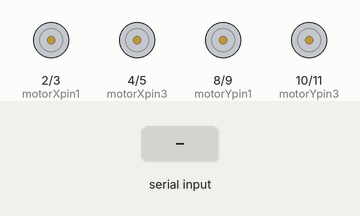
Simulated run of this sketch. Board: Arduino Uno, built with avr-gcc and run on an emulated ATmega328P. Shown: motor-driver pin pairs drawn as motors (green arrow = first pin HIGH = forward, orange = second pin HIGH = backward, longer = more drive). The test bench sets the inputs (shaded band).

Above: at 1.2 s.
1.3 s: "2" received over Serial
At 1.8 s:
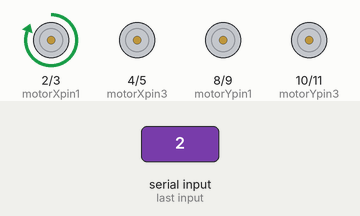
2.8 s: "1" received over Serial
At 4.0 s:
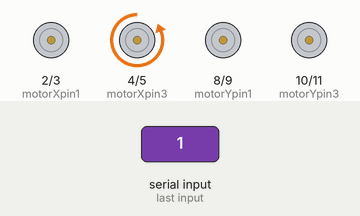
4.3 s: "3" received over Serial
At 5.3 s:
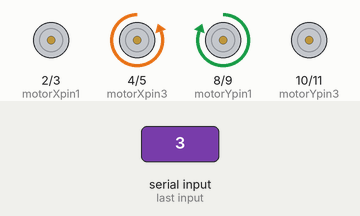
5.8 s: "4" received over Serial
At 6.4 s:
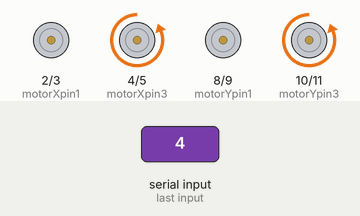
7.3 s: "2" received over Serial
At 7.6 s:
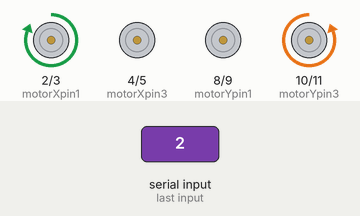
8.8 s: "3" received over Serial
At 9.9 s:
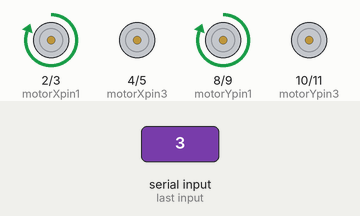
Timing chart, 0 to 11.3 s (numbered marks = the images above; inputs shaded):
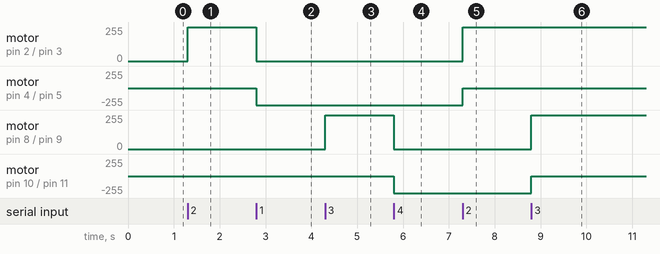

The sketch:

sketch_jun14a.ino
```cpp
//MOTORE X
int motorXpin1=2;
int motorXpin2=3;
int motorXpin3=4;
int motorXpin4=5;
//MOTORE Y
int motorYpin1=8;
int motorYpin2=9;
int motorYpin3=10;
int motorYpin4=11;

int incomingByte=0;
int delaytime=10;

void setup()
{
  Serial.begin(9600);
  //MOTORE X
  pinMode(motorXpin1, OUTPUT);
  pinMode(motorXpin2, OUTPUT);
  pinMode(motorXpin3, OUTPUT);
  pinMode(motorXpin4, OUTPUT);
  //MOTORE Y
  pinMode(motorYpin1, OUTPUT);
  pinMode(motorYpin2, OUTPUT);
  pinMode(motorYpin3, OUTPUT);
  pinMode(motorYpin4, OUTPUT);
}

int posX=0;
void AVANTIX()
{
  posX = (posX%4)+1;
  switch(posX)
  {
    case 1:
      digitalWrite(motorXpin1,HIGH);
      digitalWrite(motorXpin2,LOW);
      digitalWrite(motorXpin3,LOW);
      digitalWrite(motorXpin4,LOW);
      delay(delaytime);
      break;
    case 2:
      digitalWrite(motorXpin1,LOW);
      digitalWrite(motorXpin2,HIGH);
      digitalWrite(motorXpin3,LOW);
      digitalWrite(motorXpin4,LOW);
      delay(delaytime);
      break;
    case 3:
      digitalWrite(motorXpin1,LOW);
      digitalWrite(motorXpin2,LOW);
      digitalWrite(motorXpin3,HIGH);
      digitalWrite(motorXpin4,LOW);
      delay(delaytime);
      break;
    case 4:
      digitalWrite(motorXpin1,LOW);
      digitalWrite(motorXpin2,LOW);
      digitalWrite(motorXpin3,LOW);
      digitalWrite(motorXpin4,HIGH);
      delay(delaytime);
    }
}


void INDIETROX()
{
  posX = ((posX+3)%4);
  switch(posX)
  {
    case 1:
      digitalWrite(motorXpin1,HIGH);
      digitalWrite(motorXpin2,LOW);
      digitalWrite(motorXpin3,LOW);
      digitalWrite(motorXpin4,LOW);
      delay(delaytime);
      break;
    case 2:
      digitalWrite(motorXpin1,LOW);
      digitalWrite(motorXpin2,HIGH);
      digitalWrite(motorXpin3,LOW);
      digitalWrite(motorXpin4,LOW);
      delay(delaytime);
      break;
    case 3:
      digitalWrite(motorXpin1,LOW);
      digitalWrite(motorXpin2,LOW);
      digitalWrite(motorXpin3,HIGH);
      digitalWrite(motorXpin4,LOW);
      delay(delaytime);
      break;
    case 0:
      digitalWrite(motorXpin1,LOW);
      digitalWrite(motorXpin2,LOW);
      digitalWrite(motorXpin3,LOW);
      digitalWrite(motorXpin4,HIGH);
      delay(delaytime);
      break;
  }
}


int posY=0;
void AVANTIY()
{
  posY = (posY%4)+1;
  switch(posY)
  {
    case 1:
      digitalWrite(motorYpin1,HIGH);
      digitalWrite(motorYpin2,LOW);
      digitalWrite(motorYpin3,LOW);
      digitalWrite(motorYpin4,LOW);
      delay(delaytime);
      break;
    case 2:
      digitalWrite(motorYpin1,LOW);
      digitalWrite(motorYpin2,HIGH);
      digitalWrite(motorYpin3,LOW);
      digitalWrite(motorYpin4,LOW);
      delay(delaytime);
      break;
    case 3:
      digitalWrite(motorYpin1,LOW);
      digitalWrite(motorYpin2,LOW);
      digitalWrite(motorYpin3,HIGH);
      digitalWrite(motorYpin4,LOW);
      delay(delaytime);
      break;
    case 4:
      digitalWrite(motorYpin1,LOW);
      digitalWrite(motorYpin2,LOW);
      digitalWrite(motorYpin3,LOW);
      digitalWrite(motorYpin4,HIGH);
      delay(delaytime);
      break;
  }
}


void INDIETROY()
{
  posY = ((posY+3)%4);
  switch(posY)
  {
    case 1:
      digitalWrite(motorYpin1,HIGH);
      digitalWrite(motorYpin2,LOW);
      digitalWrite(motorYpin3,LOW);
      digitalWrite(motorYpin4,LOW);
      delay(delaytime);
      break;
    case 2:
      digitalWrite(motorYpin1,LOW);
      digitalWrite(motorYpin2,HIGH);
      digitalWrite(motorYpin3,LOW);
      digitalWrite(motorYpin4,LOW);
      delay(delaytime);
      break;
    case 3:
      digitalWrite(motorYpin1,LOW);
      digitalWrite(motorYpin2,LOW);
      digitalWrite(motorYpin3,HIGH);
      digitalWrite(motorYpin4,LOW);
      delay(delaytime);
      break;
    case 0:
      digitalWrite(motorYpin1,LOW);
      digitalWrite(motorYpin2,LOW);
      digitalWrite(motorYpin3,LOW);
      digitalWrite(motorYpin4,HIGH);
      delay(delaytime);
      break;
  }
}

void loop()
{
  if (Serial.available() > 0)
  {
    incomingByte = Serial.read();

    switch(incomingByte)
    {
      case 50:
        AVANTIX();
        break;
      case 49:
        INDIETROX();
        break;
      case 51:
        AVANTIY();
        break;
      case 52:
        INDIETROY();
        break;
      default:
        break;
    }
  }
}
```

Measured:
- after the input at 1.3 s, motor on pin 2 (motorXpin1) / pin 3 (motorXpin2): stopped → forward 255/255 at once
- after the input at 2.8 s, motor on pin 2 (motorXpin1) / pin 3 (motorXpin2): forward 255/255 → stopped at once; motor on pin 4 (motorXpin3) / pin 5 (motorXpin4): stopped → backward 255/255 at once
- after the input at 4.3 s, motor on pin 8 (motorYpin1) / pin 9 (motorYpin2): stopped → forward 255/255 at once
- after the input at 5.8 s, motor on pin 8 (motorYpin1) / pin 9 (motorYpin2): forward 255/255 → stopped at once; motor on pin 10 (motorYpin3) / pin 11 (motorYpin4): stopped → backward 255/255 at once
- after the input at 7.3 s, motor on pin 2 (motorXpin1) / pin 3 (motorXpin2): stopped → forward 255/255 at once; motor on pin 4 (motorXpin3) / pin 5 (motorXpin4): backward 255/255 → stopped at once
- after the input at 8.8 s, motor on pin 8 (motorYpin1) / pin 9 (motorYpin2): stopped → forward 255/255 at once; motor on pin 10 (motorYpin3) / pin 11 (motorYpin4): backward 255/255 → stopped at once
